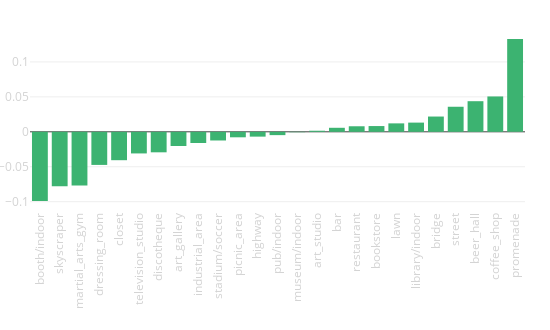

The code cell stored with this chart in its notebook:
### Code cell
tags_delta([x[0] for x in sc_delta], [x[1] for x in sc_delta])

### Figure 1 — Plotly figure (JSON) as saved in the notebook; plotly's stock layout.template omitted (floating-point values rounded to 4 significant figures)
{"data": [{"marker": {"color": "mediumseagreen"}, "type": "bar", "uid": "f7154188-23ac-11e9-9c7d-3c15c2cf2370", "x": ["booth/indoor", "skyscraper", "martial_arts_gym", "dressing_room", "closet", "television_studio", "discotheque", "art_gallery", "industrial_area", "stadium/soccer", "picnic_area", "highway", "pub/indoor", "museum/indoor", "art_studio", "bar", "restaurant", "bookstore", "lawn", "library/indoor", "bridge", "street", "beer_hall", "coffee_shop", "promenade"], "xaxis": "x", "y": [-0.09901, -0.07801, -0.07686, -0.04736, -0.04062, -0.03095, -0.02934, -0.0203, -0.01606, -0.01242, -0.007854, -0.006903, -0.004753, -0.0005702, 0.001535, 0.005745, 0.007925, 0.00823, 0.01207, 0.01317, 0.02185, 0.03585, 0.0438, 0.0506, 0.1328], "yaxis": "y"}], "layout": {"height": 330, "margin": {"b": 120, "l": 30, "r": 25, "t": 30}, "showlegend": false, "width": 550, "xaxis": {"anchor": "y", "domain": [0, 1], "tickangle": -90, "tickfont": {"color": "lightgrey", "size": 11.5}}, "xaxis2": {"tickangle": -90, "tickfont": {"color": "lightgrey", "size": 11.5}}, "yaxis": {"anchor": "x", "domain": [0, 1], "tickfont": {"color": "lightgrey", "size": 11.5}}, "yaxis2": {"tickfont": {"color": "lightgrey", "size": 11.5}}}}
